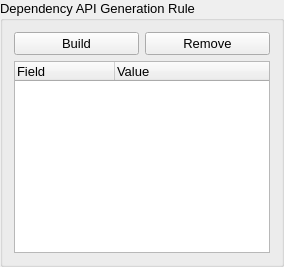
                         <widget class="QGroupBox" name="group_positive_test_16">
                          <property name="sizePolicy">
                           <sizepolicy hsizetype="MinimumExpanding" vsizetype="MinimumExpanding">
                            <horstretch>0</horstretch>
                            <verstretch>0</verstretch>
                           </sizepolicy>
                          </property>
                          <property name="font">
                           <font>
                            <family>Segoe UI</family>
                            <pointsize>10</pointsize>
                           </font>
                          </property>
                          <property name="title">
                           <string>Dependency API Generation Rule</string>
                          </property>
                          <layout class="QGridLayout" name="gridLayout_33" rowstretch="1,9">
                           <item row="0" column="1">
                            <widget class="QPushButton" name="btn_tc_dependency_generation_rule_remove">
                             <property name="sizePolicy">
                              <sizepolicy hsizetype="Expanding" vsizetype="Expanding">
                               <horstretch>0</horstretch>
                               <verstretch>0</verstretch>
                              </sizepolicy>
                             </property>
                             <property name="font">
                              <font>
                               <family>Segoe UI</family>
                               <pointsize>10</pointsize>
                              </font>
                             </property>
                             <property name="text">
                              <string>Remove</string>
                             </property>
                            </widget>
                           </item>
                           <item row="0" column="0">
                            <widget class="QPushButton" name="btn_tc_dependency_generation_rule_build">
                             <property name="sizePolicy">
                              <sizepolicy hsizetype="Expanding" vsizetype="Expanding">
                               <horstretch>0</horstretch>
                               <verstretch>0</verstretch>
                              </sizepolicy>
                             </property>
                             <property name="font">
                              <font>
                               <family>Segoe UI</family>
                               <pointsize>10</pointsize>
                              </font>
                             </property>
                             <property name="text">
                              <string>Build</string>
                             </property>
                            </widget>
                           </item>
                           <item row="1" column="0" colspan="2">
                            <widget class="QTreeWidget" name="table_tc_dependency_generation_rule">
                             <property name="sizePolicy">
                              <sizepolicy hsizetype="Expanding" vsizetype="Expanding">
                               <horstretch>0</horstretch>
                               <verstretch>0</verstretch>
                              </sizepolicy>
                             </property>
                             <property name="font">
                              <font>
                               <family>Segoe UI</family>
                               <pointsize>10</pointsize>
                              </font>
                             </property>
                             <property name="selectionMode">
                              <enum>QAbstractItemView::ContiguousSelection</enum>
                             </property>
                             <column>
                              <property name="text">
                               <string>Field</string>
                              </property>
                             </column>
                             <column>
                              <property name="text">
                               <string>Value</string>
                              </property>
                             </column>
                            </widget>
                           </item>
                          </layout>
                         </widget>
